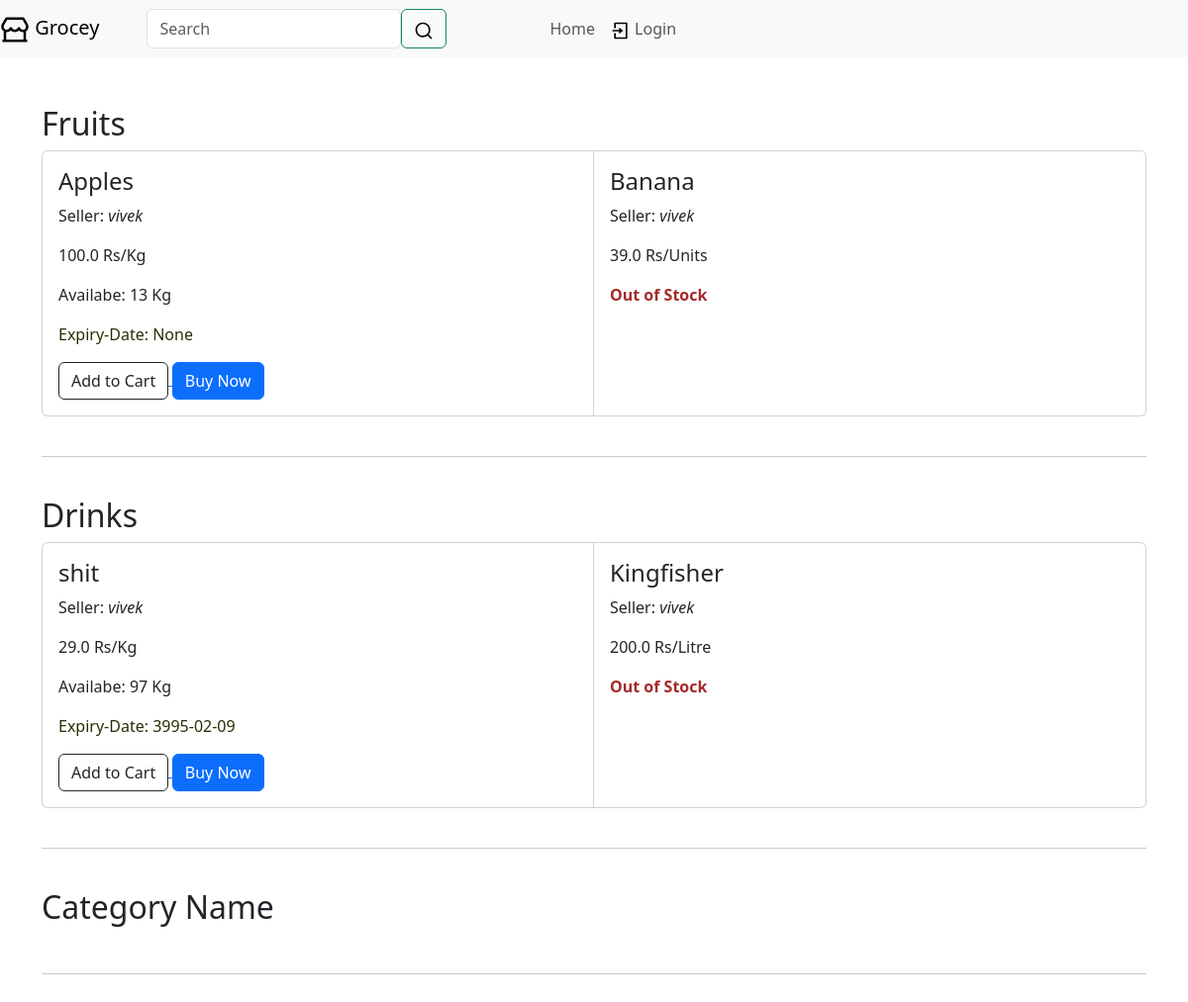
Before: / with the older database file.
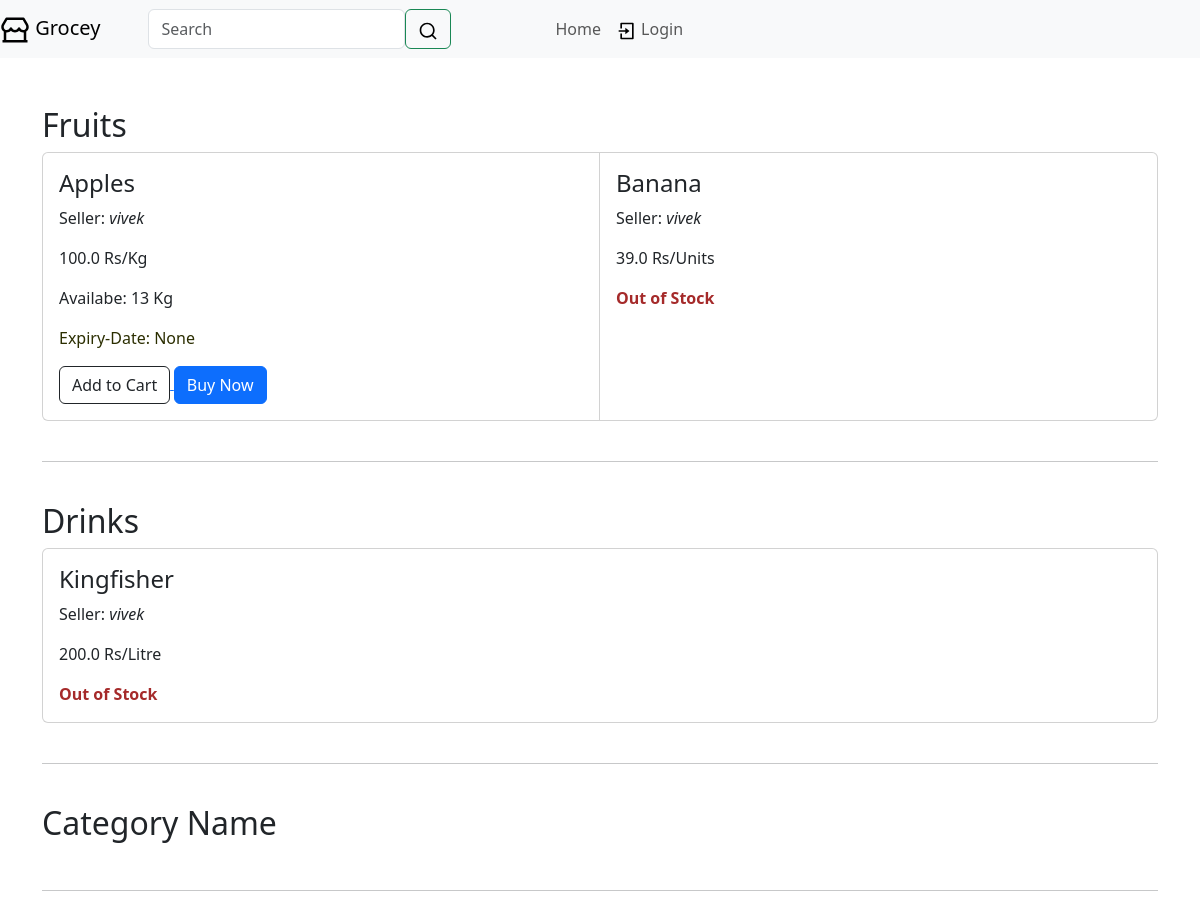
After: the same page with the newer database file.
### website/web_models.py (models this page shows)
class Category(db.Model):
    id = db.Column(db.Integer, primary_key=True)
    name = db.Column(db.String(30), nullable=False)
    seller_id = db.Column(db.Integer, db.ForeignKey('user.id'), nullable=False)
    products = db.relationship('Product', passive_deletes=True, backref='category')
    orders = db.relationship('Order')
    cart = db.relationship('Cart')

class Product(db.Model):
    id = db.Column(db.Integer, primary_key=True)
    name = db.Column(db.String(30), nullable=False)
    unit = db.Column(db.String(30))
    price = db.Column(db.Float, nullable=False)
    quantity = db.Column(db.Integer, nullable=False)
    expiry_date = db.Column(db.String(40), nullable=False)
    listing_time = db.Column(db.DateTime, nullable=False, default=func.now())
    category_id = db.Column(db.Integer, db.ForeignKey('category.id'), nullable=False)
    seller_id = db.Column(db.Integer, db.ForeignKey('user.id'))
    orders = db.relationship('Order', backref='product')
    carts = db.relationship('Cart', backref='product')

class User(db.Model, UserMixin):
    id = db.Column(db.Integer, primary_key=True)
    user_name = db.Column(db.String(30), unique=True, nullable=False)
    password = db.Column(db.String(30))
    is_seller = db.Column(db.Boolean, default=False)
    categories = db.relationship('Category')
    orders = db.relationship('Order')
    carts = db.relationship('Cart')
    products = db.relationship('Product', backref='seller')

### website/web_controllers.py (the view)
@views.route('/')
def home():
    if current_user.is_authenticated and current_user.is_seller:
        return redirect(url_for('web_views.sell'))
    users = User.query.filter_by(is_seller=1).all()
    categories = {}
    cats = Category.query.filter_by(seller_id=users[0].id)
    for a in cats:
        categories[a] = Product.query.filter_by(category_id=a.id).order_by(Product.listing_time.desc())
    return render_template("home.html", app_name=app_name, categories=categories)

### website/templates/home.html (shortened to what this page needs)
{% extends "web_base.html" %}
{% block content %}
<br>
<br>
    {% for cat in categories.keys() %}
        <li class="list-group-item d-flex justify-content-between">
            <h2>{{ cat.name }} </h2>
        </li>
        <div class="card-group card-group-scroll card_group">
            {% for prod in categories[cat] %}
            <div class="card">
                <div class="card-body">
                    <h4 class="card-title">{{ prod.name }}</h4>
                    <p>Seller: <i>{{ prod.seller.user_name }}</i></p>
                    <p> {{ prod.price }} Rs/{{ prod.unit }}</p>
                    {% if prod.quantity > 0 %}
                        <p> Availabe: {{ prod.quantity }} {{ prod.unit }}</p>
                        <p style="color: rgb(43, 46, 0);"> Expiry-Date: {{ prod.expiry_date }}</p>
                        <small class="w-10">
                            <a href="/add-to-cart/{{ prod.id }}">
                                <button class="btn btn-outline-dark">Add to Cart</button>
                            </a>
                            <a href="/order/{{ prod.id }}">
                            <button class="btn btn-primary">Buy Now</button>
                            </a>
                        </small>
                    {% else %}
                        <b style="color: brown;">Out of Stock</b>
                    {% endif %}
                </div>
            </div>
            {% endfor %}
        </div>
        <br>
        <hr>
        <br>
    {% endfor %}
{% endblock %}

### website/templates/web_base.html (shortened to what this page needs)
<!doctype html>
<html lang="en">
    <head>
        <link href="https://cdn.jsdelivr.net/npm/bootstrap@5.3.0/dist/css/bootstrap.min.css" rel="stylesheet">
    </head>
    <body>
        <header class="navbar navbar-expand-sm navbar-light bg-light">
            <a href="/" class="nav-item nav-link navbar-brand me-auto">
                {{ app_name }}
            </a>
            <div class="collapse navbar-collapse" id="navbar">
                <div class="navbar-nav">
                    <form class="navbar-nav mx-5" action="{{ url_for('web_views.search') }}" method="POST" >
                        <input class="form-control" required name="search" type="search" placeholder="Search" aria-label="Search">
                        <button class="btn btn-outline-success" type="submit"></button>
                    </form>
                    <ul class="navbar-nav ms-5">
                        <li class="nav-item">
                            <a href="/" class="nav-link">Home</a>
                        </li>
                        {% if current_user.is_authenticated %}
                            <li class="nav-item dropdown">
                                <a class="nav-link dropdown-toggle" href="#" id="navbarDarkDropdownMenuLink" data-bs-toggle="dropdown" aria-expanded="false">
                                My Account
                                </a>
                                <ul class="dropdown-menu" aria-labelledby="navbarDarkDropdownMenuLink">
                                    {% if not current_user.is_seller %}
                                        <li><a class="dropdown-item" href="/orders">Orders</a></li>
                                    {% endif %}
                                    <li><a class="dropdown-item" href="/log-out">
                                        <svg xmlns="http://www.w3.org/2000/svg" width="20" viewBox="0 0 24 24"><path d="M5 22C4.44772 22 4 21.5523 4 21V3C4 2.44772 4.44772 2 5 2H19C19.5523 2 20 2.44772 20 3V6H18V4H6V20H18V18H20V21C20 21.5523 19.5523 22 19 22H5ZM18 16V13H11V11H18V8L23 12L18 16Z"></path></svg>
                                        Log-out</a></li>
                                </ul>
                                {% if current_user.is_seller %}
                                    <li class="nav-item">
                                        <a href="/" class="nav-link">Summary</a>
                                    </li>
                                {% else %}
                                    <li class="nav-item">
                                        <a href="/cart" class="nav-link">
                                            <svg xmlns="http://www.w3.org/2000/svg" width="20" viewBox="0 0 24 24"><path d="M4.00488 16V4H2.00488V2H5.00488C5.55717 2 6.00488 2.44772 6.00488 3V15H18.4433L20.4433 7H8.00488V5H21.7241C22.2764 5 22.7241 5.44772 22.7241 6C22.7241 6.08176 22.7141 6.16322 22.6942 6.24254L20.1942 16.2425C20.083 16.6877 19.683 17 19.2241 17H5.00488C4.4526 17 4.00488 16.5523 4.00488 16ZM6.00488 23C4.90031 23 4.00488 22.1046 4.00488 21C4.00488 19.8954 4.90031 19 6.00488 19C7.10945 19 8.00488 19.8954 8.00488 21C8.00488 22.1046 7.10945 23 6.00488 23ZM18.0049 23C16.9003 23 16.0049 22.1046 16.0049 21C16.0049 19.8954 16.9003 19 18.0049 19C19.1095 19 20.0049 19.8954 20.0049 21C20.0049 22.1046 19.1095 23 18.0049 23Z"></path></svg>
                                            Cart</a>
                                    </li>
                                {% endif %}
                            </li>
                        {% else %}
                            <li class="nav-item">
                                <a href="/login" class="nav-link">
                                    <svg xmlns="http://www.w3.org/2000/svg" width="20" viewBox="0 0 24 24"><path d="M4 15H6V20H18V4H6V9H4V3C4 2.44772 4.44772 2 5 2H19C19.5523 2 20 2.44772 20 3V21C20 21.5523 19.5523 22 19 22H5C4.44772 22 4 21.5523 4 21V15ZM10 11V8L15 12L10 16V13H2V11H10Z"></path></svg>
                                    Login</a>
                            </li>
                        {% endif %}
                    </ul>
                </div>
            </div>
        </header>
        <div class="container">
            {% block content %}
            {% endblock %}
        </div>
    </body>
</html>

### website/templates/home.html (style rules this page uses)
@media (min-width: 576px) { .card-group.card-group-scroll { overflow-x: auto; flex-wrap: nowrap; } }
.card-group.card-group-scroll > .card { flex-basis: 35%; }

Changed rows visible on the page:
removed Product: name "shit", seller.user_name "vivek", price "29.0", unit "Kg", quantity "97", expiry_date "3995-02-09", shown under Category "Drinks"
